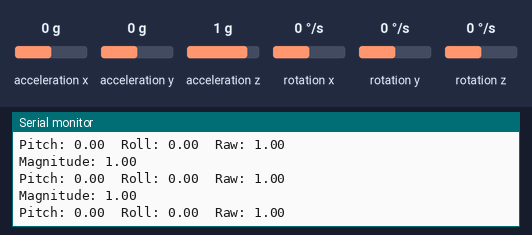
Simulated run of this sketch. Board: ESP32. Parts: the last lines printed to the serial monitor. The test bench sets the inputs (shaded band); at power-on: acceleration x 0 g, acceleration y 0 g, acceleration z 1 g, rotation x 0 °/s, rotation y 0 °/s, rotation z 0 °/s. WiFi joins after 1.5 s; servers stay silent unless stated.

Above: at 2.9 s.
3.0 s: acceleration x set to -1.4 g
At 4.0 s:
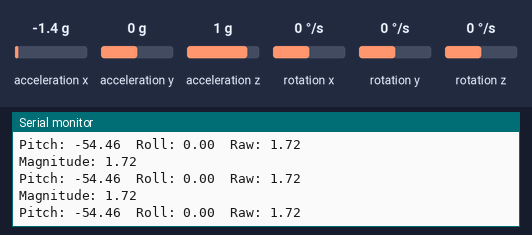
4.5 s: acceleration y set to -1.4 g
At 5.0 s:
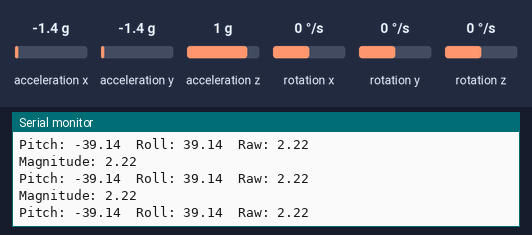
6.0 s: acceleration z set to -1.4 g
At 6.9 s:
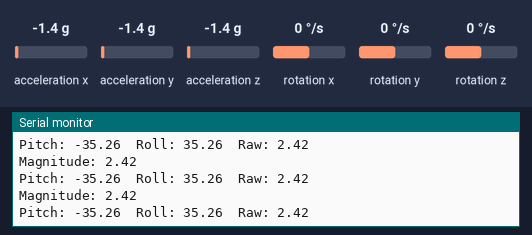
Timing chart, 0 to 9.0 s (numbered marks = the images above; inputs shaded):
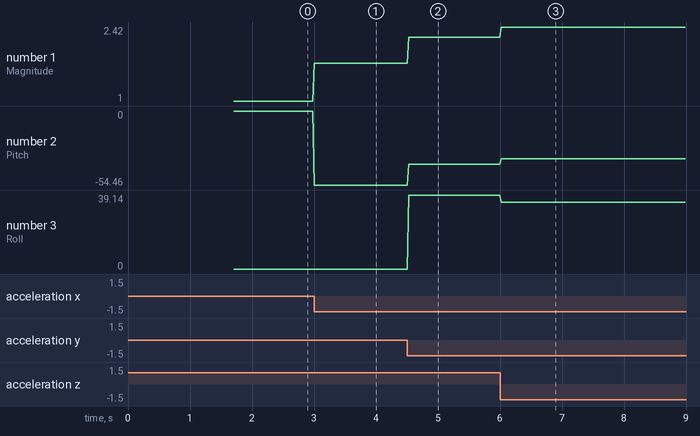

The sketch:

Package_Integrity_Monitor.ino
```cpp
#include <Wire.h> // the ESP32 communicate with the MPU6050 using I2C protocol
#include <WiFi.h> //Helps ESP32 connect to WiFi
#include <WebServer.h> //Helps ESP32 become a website
#include <string.h>
#include <MPU6050.h>

const char* ssid     = "Galaxy M32"; //const char* - WiFi.begin() expects c style string
const char* password = "goodvibes";

WebServer server(80); //Control wifi requests
MPU6050 mpu; //Control sensor requests

const float IMPACT_THRESHOLD = 2.3;
const float FALL_THRESHOLD   = 0.5;
const float STILL_MIN        = 0.9;
const float STILL_MAX        = 1.1;

unsigned long alertTime = 0;
const unsigned long ALERT_HOLD = 2000;// 2 seconds

bool possibleFall = false;
unsigned long fallTime = 0;
const unsigned long FALL_WINDOW = 1000;   // milliseconds

float pitch = 0, roll = 0, raw = 0;
char orientation[20] = "UPRIGHT";
char motionState[20] = "STABLE";
/*char - fixed memory allocation
 *  string - dynamic memory allocation, can lead to heap fragmentation*/

void handleRoot(){
  server.sendHeader("Connection","close");
  const char* page = R"rawliteral(
  <!DOCTYPE html>
  <html>
  <head>
    <meta charset="UTF-8">
    <meta name="viewport" content="width=device-width, initial-scale=1.0">
    <title>Package Integrity Monitor</title>

    <style>
* {
    box-sizing: border-box;
}

body {
    margin: 0;
    padding: 40px;

    font-family: Arial, sans-serif;

    background: #08162f;

    min-height: 100vh;

    display: flex;
    justify-content: center;
    align-items: center;
}

.container {
    width: 100%;
    max-width: 700px;
    position:relative;
    left=50%;
    transform = translateX(-50%);
}

h1 {
    margin: 0;
    margin-bottom: 10px;

    color: #ffffff;

    text-align: center;

    letter-spacing: 2px;

    font-size: 34px;
}

.subtitle {
    text-align: center;

    color: #c8d5ea;

    font-size: 17px;

    margin-bottom: 35px;
}

.dashboard {
    display: flex;

    flex-direction: column;

    gap: 18px;

    width: 100%;
}

.row {
    display: flex;

    gap: 18px;

    width: 100%;
}

.card {
    background: #eef3fb;

    border-radius: 20px;

    padding: 25px;

    text-align: center;

    box-shadow: 0 12px 28px rgba(0, 0, 0, 0.30);

    transition: 0.3s;

    width: 100%;
}

.card:hover {
    transform: translateY(-3px);

    box-shadow: 0 16px 35px rgba(0, 0, 0, 0.40);
}

.status-card {
    background: #edf6ff;

    padding: 35px;

    border: 4px solid #22c55e;

    transition: 0.3s;
}

.half-card {
    flex: 1;
    width: 50%;
}

h2 {
    margin: 0;

    margin-bottom: 15px;

    font-size: 18px;

    font-weight: 600;

    color: #56657c;
}

.status-value {
    margin: 0;

    font-size: 48px;

    font-weight: bold;

    color: #22c55e;
}

.sensor-value {
    margin: 0;

    font-size: 36px;

    font-weight: bold;

    color: #0077cc;
}
        </style>
   </head>
   <body>

<div class="container">

    <h1>PACKAGE INTEGRITY MONITOR</h1>
    <p class="subtitle">ESP32 • MPU6050 • Live Monitoring Dashboard</p>

    <div class="dashboard">

        <!-- Motion State -->
        <div class="card status-card" id="statusCard">
            <h2>Motion State</h2>
            <p id="status" class="status-value">--</p>
        </div>

        <!-- Pitch & Roll -->
        <div class="row">

            <div class="card half-card">
                <h2>Pitch</h2>
                <p id="pitch" class="sensor-value">--</p>
            </div>

            <div class="card half-card">
                <h2>Roll</h2>
                <p id="roll" class="sensor-value">--</p>
            </div>

        </div>

        <!-- Orientation -->
        <div class="card">
            <h2>Orientation</h2>
            <p id="orientation" class="sensor-value">--</p>
        </div>

        <!-- Magnitude -->
        <div class="card">
            <h2>Acceleration Magnitude</h2>
            <p id="magnitude" class="sensor-value">--</p>
        </div>

    </div>

</div>

<script>
   <!--JavaScript-->

     async function update(){

    const response = await fetch("/data");
    const d = await response.json();

    const statusCard = document.getElementById("statusCard");
    const status = document.getElementById("status");

    status.textContent = d.status;

    switch(d.status){

        case "STABLE":
            status.style.color = "#22c55e";
            statusCard.style.borderColor="#22c55e";
            break;

        case "IN TRANSIT":
            status.style.color = "#f59e0b";
            statusCard.style.borderColor="#f59e0b";
            break;

        case "IMPACT":
            status.style.color = "#ef4444";
            statusCard.style.borderColor="#ef4444";
            break;

        case "FALL":
            status.style.color = "#dc2626";
            statusCard.style.borderColor="#dc2626";
            break;

        default:
            status.style.color = "#0077cc";
            statusCard.style.borderColor="#0077cc";
    }

    document.getElementById("orientation").textContent = d.orientation;
    document.getElementById("pitch").textContent = d.pitch + "°";
    document.getElementById("roll").textContent = d.roll + "°";
    document.getElementById("magnitude").textContent = d.magnitude + " g";
}
     update(); /* To ensure that when the website 1st opens, it updates fast without waiting*/
     setInterval(update,200);
   </script>
   </body>

   </html>
   )rawliteral";
   server.send(200,"text/html",page);//Receptionist - tells the esp32 if any requests have come
}

void handleData(){
  /*JSON BASICS
   * json - form
   * sprintf - person filling the form
   * server.send()-person taking the form to the post office
   */

  //Create character array to store json string
  char json[200]; //create enough memory to store all variables
  //sprintf(destination, "template", values)
  sprintf(json,
  "{\"pitch\":%.1f," // \" is used to explicitly display the quotes
  "\"roll\":%.1f,"
  "\"magnitude\":%.2f,"
  "\"orientation\":\"%s\","
  "\"status\":\"%s\"}",pitch,roll,raw,orientation,motionState);
  //Close the connection after every response to avoid hanging of website
  server.sendHeader("Connection","close");
  //Sends json string to webpage
  //server.send(statusCode(200 for successfull request processing),contentType,data)
  server.send(200,"application/json",json);
}

void readSensor(){
  //_t - naming convention - is used to mention that it is a data type
  int16_t ax,ay,az; //MPU6050 stores 16bit signed integer values
  int16_t gx,gy,gz; //1g is stored as 16384
  mpu.getMotion6(&ax,&ay,&az,&gx,&gy,&gz); //It fills 6 variables instead of just returning 6 values
  //reads all 6 values in 1 I2C connection
  //&ax provides memory address. It allows getmotion6() to directly store sensor readings into the variable instead of returning it
  float gX=ax/16384.0;
  float gY=-(ay/16384.0);
  float gZ=az/16384.0;
  raw=sqrt(gX*gX + gY*gY + gZ*gZ);//gives overall acceleration cause impact can occur from anyside

  pitch = atan2(gX,sqrt(gY*gY + gZ*gZ))*180.0/PI;
  roll = atan2(gY,sqrt(gX*gX + gZ*gZ))*180.0/PI;

  if(pitch>45)
  strcpy(orientation,"FRONT FACE DOWN");
  else if(pitch<-45)
  strcpy(orientation,"REAR FACE DOWN");
  else if(roll>45)
  strcpy(orientation,"RIGHT FACE DOWN");
  else if(roll<-45)
  strcpy(orientation,"LEFT FACE DOWN");
  else if(gZ<-0.5)
  strcpy(orientation,"UPSIDE DOWN");
  else
  strcpy(orientation,"UPRIGHT");

// 1. Detect possible free fall
if (raw < FALL_THRESHOLD) {
    possibleFall = true;
    fallTime = millis();
}

// 2. Detect impact
if (raw > IMPACT_THRESHOLD) {

    // Was there a possible fall recently?
    if (possibleFall && (millis() - fallTime <= FALL_WINDOW)) {

        strcpy(motionState, "FALL");
        alertTime=millis();

        // Reset so the same fall isn't detected again
        possibleFall = false;
    }
    else {

        strcpy(motionState, "IMPACT");
        alertTime = millis();
    }
}

// 3. If no impact, but an old possible fall expired
if (possibleFall && (millis() - fallTime > FALL_WINDOW)) {
    possibleFall = false;
}

// 4. Normal states (only if we're not holding IMPACT/FALL)
  if(millis() - alertTime > ALERT_HOLD){
    if (raw>= STILL_MIN && raw<= STILL_MAX)
    strcpy(motionState, "STABLE");
    else
    strcpy(motionState,"IN TRANSIT");
  }
}
 void setup() {
Serial.begin(115200);

WiFi.begin(ssid,password); //start connection, doesnt wait
Serial.print("Connecting to WiFi");
while(WiFi.status()!=WL_CONNECTED){
  delay(500);
  Serial.print(".");
}
Serial.println();
Serial.print("IP Address: ");
Serial.println(WiFi.localIP());

Wire.begin(21,22); //2 pins on esp32, sda-data, scl-clock
delay(200);//providing small break for the sensor b4 using it
mpu.initialize();
Serial.println("MPU6050 Initialized");

server.on("/",handleRoot);
server.on("/data",handleData);
/*If the web server ends in /, handleroot.
If the web server ends in /data, handledata*/
server.begin(); //opens the server ie shop
Serial.println("Server started");
}

void loop() {
  readSensor();
Serial.print("Magnitude: ");
Serial.println(raw);
  server.handleClient();

 Serial.print("Pitch: ");
Serial.print(pitch);
Serial.print("  Roll: ");
Serial.print(roll);
Serial.print("  Raw: ");
Serial.println(raw);

delay(20);
}
```

Measured:
- after the input at 3.0 s, the serial monitor: prints a new line at once (image 1)
- after the input at 4.5 s, the serial monitor: prints a new line at once (image 2)
- after the input at 6.0 s, the serial monitor: prints a new line at once (image 3)
- plotted number 1: 1 → 1.72 after the input at 3.0 s, 1.72 → 2.22 after the input at 4.5 s, 2.22 → 2.42 after the input at 6.0 s
- plotted number 2: 0 → -54.46 after the input at 3.0 s, -54.46 → -39.14 after the input at 4.5 s, -39.14 → -35.26 after the input at 6.0 s
- plotted number 3: 0 → 39.14 after the input at 4.5 s, 39.14 → 35.26 after the input at 6.0 s
